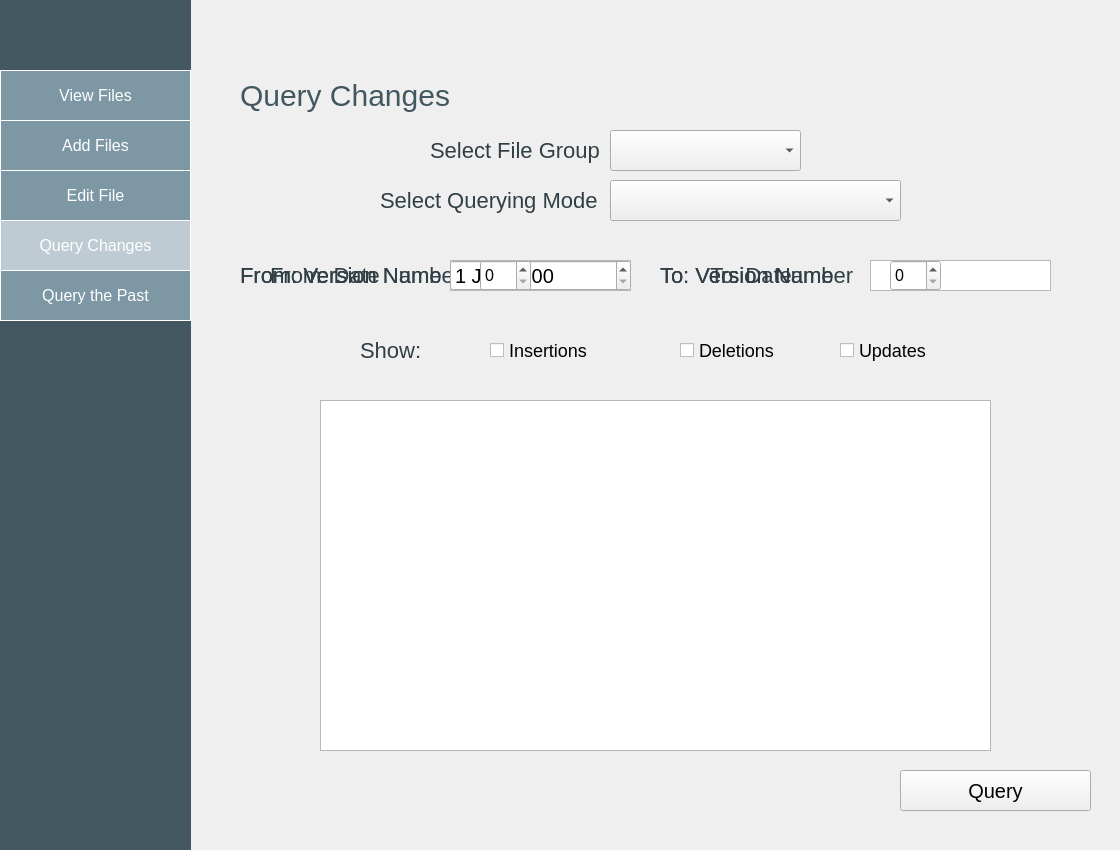
<?xml version="1.0" encoding="UTF-8"?>
<ui version="4.0">
 <class>Dialog</class>
 <widget class="QDialog" name="Dialog">
  <property name="geometry">
   <rect>
    <x>0</x>
    <y>0</y>
    <width>1120</width>
    <height>850</height>
   </rect>
  </property>
  <property name="windowTitle">
   <string>Dialog</string>
  </property>
  <property name="styleSheet">
   <string notr="true">background-color: #rgb(99, 128, 143)</string>
  </property>
  <widget class="QListView" name="listView">
   <property name="geometry">
    <rect>
     <x>0</x>
     <y>0</y>
     <width>191</width>
     <height>851</height>
    </rect>
   </property>
   <property name="styleSheet">
    <string notr="true">background-color: #435761    ;
border: 0px solid black;</string>
   </property>
  </widget>
  <widget class="QPushButton" name="viewFiles">
   <property name="geometry">
    <rect>
     <x>0</x>
     <y>70</y>
     <width>191</width>
     <height>51</height>
    </rect>
   </property>
   <property name="styleSheet">
    <string notr="true">
background-color: #7d97a5 ;
  border: none;
  color: white;
  padding: 15px 32px;
  text-align: center;
  text-decoration: none;
  display: inline-block;
  font-size: 16px;
font-family: helvetica;
border: 1px solid white;

</string>
   </property>
   <property name="text">
    <string>View Files</string>
   </property>
  </widget>
  <widget class="QPushButton" name="addFiles">
   <property name="geometry">
    <rect>
     <x>0</x>
     <y>120</y>
     <width>191</width>
     <height>51</height>
    </rect>
   </property>
   <property name="styleSheet">
    <string notr="true">
background-color: #7d97a5 ;
  border: none;
  color: white;
  padding: 15px 32px;
  text-align: center;
  text-decoration: none;
  display: inline-block;
  font-size: 16px;
font-family: helvetica;
border: 1px solid white;

</string>
   </property>
   <property name="text">
    <string>Add Files</string>
   </property>
  </widget>
  <widget class="QPushButton" name="queryChanges">
   <property name="geometry">
    <rect>
     <x>0</x>
     <y>220</y>
     <width>191</width>
     <height>51</height>
    </rect>
   </property>
   <property name="styleSheet">
    <string notr="true">
background-color: #becbd2  ;  border: none;
  color: white;
  padding: 15px 32px;
  text-align: center;
  text-decoration: none;
  display: inline-block;
  font-size: 16px;
font-family: helvetica;
border: 1px solid white;

</string>
   </property>
   <property name="text">
    <string>Query Changes</string>
   </property>
  </widget>
  <widget class="QPushButton" name="queryPast">
   <property name="geometry">
    <rect>
     <x>0</x>
     <y>270</y>
     <width>191</width>
     <height>51</height>
    </rect>
   </property>
   <property name="styleSheet">
    <string notr="true">
background-color: #7d97a5 ;
  border: none;
  color: white;
  padding: 15px 32px;
  text-align: center;
  text-decoration: none;
  display: inline-block;
  font-size: 16px;
font-family: helvetica;
border: 1px solid white;

</string>
   </property>
   <property name="text">
    <string>Query the Past</string>
   </property>
  </widget>
  <widget class="QLabel" name="label">
   <property name="geometry">
    <rect>
     <x>240</x>
     <y>70</y>
     <width>341</width>
     <height>51</height>
    </rect>
   </property>
   <property name="styleSheet">
    <string notr="true">font-family:helvetica;
font-size:30px;
color: #435761  ;</string>
   </property>
   <property name="text">
    <string>Query Changes</string>
   </property>
  </widget>
  <widget class="QLabel" name="label_2">
   <property name="geometry">
    <rect>
     <x>380</x>
     <y>170</y>
     <width>221</width>
     <height>61</height>
    </rect>
   </property>
   <property name="styleSheet">
    <string notr="true">color: #303e45 ;
  font-size: 22px;
font-family: helvetica;</string>
   </property>
   <property name="text">
    <string>Select Querying Mode</string>
   </property>
  </widget>
  <widget class="QComboBox" name="comboBox">
   <property name="geometry">
    <rect>
     <x>610</x>
     <y>180</y>
     <width>291</width>
     <height>41</height>
    </rect>
   </property>
   <property name="styleSheet">
    <string notr="true">alternate-background-color: #7d97a5 ;
font-size:14px;
</string>
   </property>
   <item>
    <property name="text">
     <string/>
    </property>
   </item>
   <item>
    <property name="text">
     <string>Version Num</string>
    </property>
   </item>
   <item>
    <property name="text">
     <string>Version Name</string>
    </property>
   </item>
   <item>
    <property name="text">
     <string>Date</string>
    </property>
   </item>
  </widget>
  <widget class="QLabel" name="fromvname">
   <property name="geometry">
    <rect>
     <x>240</x>
     <y>240</y>
     <width>201</width>
     <height>71</height>
    </rect>
   </property>
   <property name="styleSheet">
    <string notr="true">color: #303e45 ;
  font-size: 22px;
font-family: helvetica;</string>
   </property>
   <property name="text">
    <string>From: Version Name</string>
   </property>
  </widget>
  <widget class="QTextEdit" name="vnamefrom">
   <property name="geometry">
    <rect>
     <x>450</x>
     <y>260</y>
     <width>181</width>
     <height>31</height>
    </rect>
   </property>
   <property name="styleSheet">
    <string notr="true">selection-background-color: rgb(125, 151, 165);
alternate-background-color: rgb(125, 151, 165);
font-size: 15px;</string>
   </property>
  </widget>
  <widget class="QLabel" name="fromvnum">
   <property name="geometry">
    <rect>
     <x>240</x>
     <y>240</y>
     <width>271</width>
     <height>71</height>
    </rect>
   </property>
   <property name="styleSheet">
    <string notr="true">color: #303e45 ;
  font-size: 22px;
font-family: helvetica;</string>
   </property>
   <property name="text">
    <string>From: Version Number</string>
   </property>
  </widget>
  <widget class="QPushButton" name="query">
   <property name="geometry">
    <rect>
     <x>900</x>
     <y>770</y>
     <width>191</width>
     <height>41</height>
    </rect>
   </property>
   <property name="styleSheet">
    <string notr="true">font-size: 20px;</string>
   </property>
   <property name="text">
    <string>Query</string>
   </property>
  </widget>
  <widget class="QLabel" name="fromDate">
   <property name="geometry">
    <rect>
     <x>270</x>
     <y>240</y>
     <width>191</width>
     <height>71</height>
    </rect>
   </property>
   <property name="styleSheet">
    <string notr="true">color: #303e45 ;
  font-size: 22px;
font-family: helvetica;</string>
   </property>
   <property name="text">
    <string>From: Date </string>
   </property>
  </widget>
  <widget class="QDateEdit" name="dateFrom">
   <property name="geometry">
    <rect>
     <x>450</x>
     <y>260</y>
     <width>181</width>
     <height>31</height>
    </rect>
   </property>
   <property name="styleSheet">
    <string notr="true">font-size:20px;</string>
   </property>
  </widget>
  <widget class="QPushButton" name="editFile">
   <property name="geometry">
    <rect>
     <x>0</x>
     <y>170</y>
     <width>191</width>
     <height>51</height>
    </rect>
   </property>
   <property name="styleSheet">
    <string notr="true">
background-color: #7d97a5 ;

  border: none;
  color: white;
  padding: 15px 32px;
  text-align: center;
  text-decoration: none;
  display: inline-block;
  font-size: 16px;
font-family: helvetica;
border: 1px solid white;

</string>
   </property>
   <property name="text">
    <string>Edit File</string>
   </property>
  </widget>
  <widget class="QTextEdit" name="textEdit">
   <property name="geometry">
    <rect>
     <x>320</x>
     <y>400</y>
     <width>671</width>
     <height>351</height>
    </rect>
   </property>
  </widget>
  <widget class="QDateEdit" name="dateTo">
   <property name="geometry">
    <rect>
     <x>870</x>
     <y>260</y>
     <width>181</width>
     <height>31</height>
    </rect>
   </property>
   <property name="styleSheet">
    <string notr="true">font-size:20px;</string>
   </property>
  </widget>
  <widget class="QLabel" name="toDate">
   <property name="geometry">
    <rect>
     <x>710</x>
     <y>240</y>
     <width>191</width>
     <height>71</height>
    </rect>
   </property>
   <property name="styleSheet">
    <string notr="true">color: #303e45 ;
  font-size: 22px;
font-family: helvetica;</string>
   </property>
   <property name="text">
    <string>To: Date </string>
   </property>
  </widget>
  <widget class="QTextEdit" name="vnameto">
   <property name="geometry">
    <rect>
     <x>870</x>
     <y>260</y>
     <width>181</width>
     <height>31</height>
    </rect>
   </property>
   <property name="styleSheet">
    <string notr="true">selection-background-color: rgb(125, 151, 165);
alternate-background-color: rgb(125, 151, 165);
font-size: 15px;</string>
   </property>
  </widget>
  <widget class="QLabel" name="tovname">
   <property name="geometry">
    <rect>
     <x>660</x>
     <y>240</y>
     <width>201</width>
     <height>71</height>
    </rect>
   </property>
   <property name="styleSheet">
    <string notr="true">color: #303e45 ;
  font-size: 22px;
font-family: helvetica;</string>
   </property>
   <property name="text">
    <string>To: Version Name</string>
   </property>
  </widget>
  <widget class="QLabel" name="tovnum">
   <property name="geometry">
    <rect>
     <x>660</x>
     <y>240</y>
     <width>271</width>
     <height>71</height>
    </rect>
   </property>
   <property name="styleSheet">
    <string notr="true">color: #303e45 ;
  font-size: 22px;
font-family: helvetica;</string>
   </property>
   <property name="text">
    <string>To: Version Number</string>
   </property>
  </widget>
  <widget class="QSpinBox" name="vnumfrom">
   <property name="geometry">
    <rect>
     <x>480</x>
     <y>260</y>
     <width>51</width>
     <height>31</height>
    </rect>
   </property>
   <property name="styleSheet">
    <string notr="true">font-size:16px;</string>
   </property>
  </widget>
  <widget class="QSpinBox" name="vnumto">
   <property name="geometry">
    <rect>
     <x>890</x>
     <y>260</y>
     <width>51</width>
     <height>31</height>
    </rect>
   </property>
   <property name="styleSheet">
    <string notr="true">font-size:16px;</string>
   </property>
  </widget>
  <widget class="QLabel" name="label_3">
   <property name="geometry">
    <rect>
     <x>360</x>
     <y>320</y>
     <width>101</width>
     <height>61</height>
    </rect>
   </property>
   <property name="styleSheet">
    <string notr="true">color: #303e45 ;
  font-size: 22px;
font-family: helvetica;</string>
   </property>
   <property name="text">
    <string>Show:</string>
   </property>
  </widget>
  <widget class="QCheckBox" name="checkBox">
   <property name="geometry">
    <rect>
     <x>490</x>
     <y>330</y>
     <width>141</width>
     <height>41</height>
    </rect>
   </property>
   <property name="styleSheet">
    <string notr="true">font-size:18px;</string>
   </property>
   <property name="text">
    <string>Insertions</string>
   </property>
  </widget>
  <widget class="QCheckBox" name="checkBox_2">
   <property name="geometry">
    <rect>
     <x>680</x>
     <y>330</y>
     <width>141</width>
     <height>41</height>
    </rect>
   </property>
   <property name="styleSheet">
    <string notr="true">font-size:18px;</string>
   </property>
   <property name="text">
    <string>Deletions</string>
   </property>
  </widget>
  <widget class="QCheckBox" name="checkBox_3">
   <property name="geometry">
    <rect>
     <x>840</x>
     <y>330</y>
     <width>141</width>
     <height>41</height>
    </rect>
   </property>
   <property name="styleSheet">
    <string notr="true">font-size:18px;</string>
   </property>
   <property name="text">
    <string>Updates</string>
   </property>
  </widget>
  <widget class="QComboBox" name="filegrp">
   <property name="geometry">
    <rect>
     <x>610</x>
     <y>130</y>
     <width>191</width>
     <height>41</height>
    </rect>
   </property>
   <item>
    <property name="text">
     <string/>
    </property>
   </item>
  </widget>
  <widget class="QLabel" name="label_4">
   <property name="geometry">
    <rect>
     <x>430</x>
     <y>120</y>
     <width>171</width>
     <height>61</height>
    </rect>
   </property>
   <property name="styleSheet">
    <string notr="true">color: #303e45 ;
  font-size: 22px;
font-family: helvetica;</string>
   </property>
   <property name="text">
    <string>Select File Group</string>
   </property>
  </widget>
 </widget>
 <resources/>
 <connections/>
</ui>
